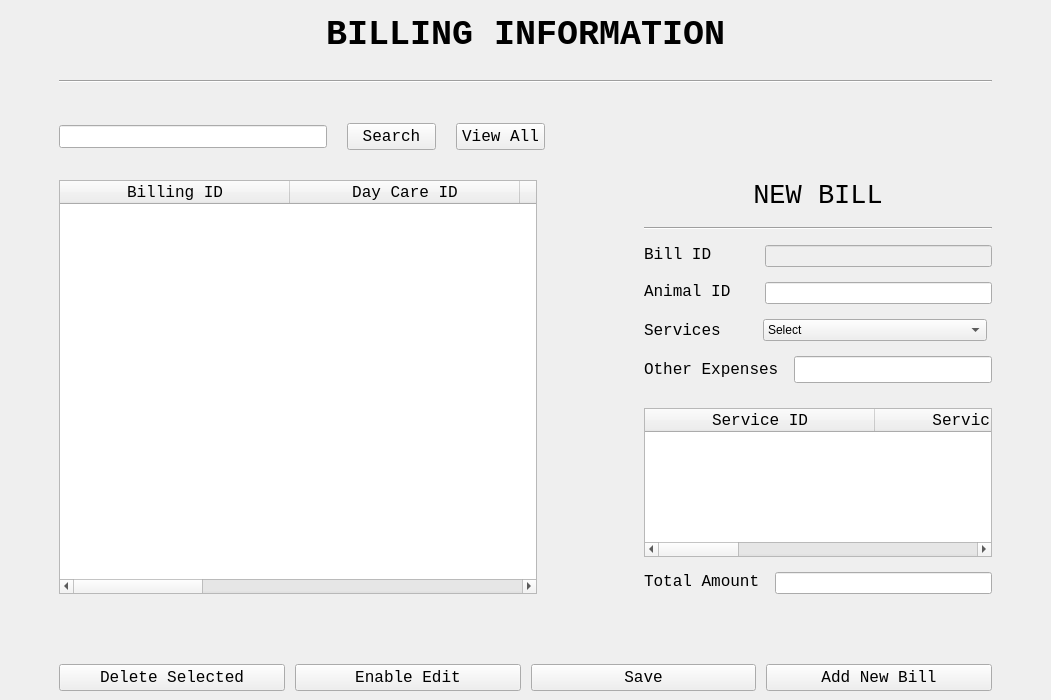
<?xml version="1.0" encoding="UTF-8"?>
<ui version="4.0">
 <class>MainWindow</class>
 <widget class="QMainWindow" name="MainWindow">
  <property name="geometry">
   <rect>
    <x>0</x>
    <y>0</y>
    <width>1051</width>
    <height>700</height>
   </rect>
  </property>
  <property name="windowTitle">
   <string>MainWindow</string>
  </property>
  <widget class="QWidget" name="centralwidget">
   <layout class="QVBoxLayout" name="verticalLayout_2">
    <item>
     <layout class="QVBoxLayout" name="verticalLayout_4" stretch="0,0,10,90,0,10">
      <property name="spacing">
       <number>20</number>
      </property>
      <property name="leftMargin">
       <number>50</number>
      </property>
      <property name="topMargin">
       <number>0</number>
      </property>
      <property name="rightMargin">
       <number>50</number>
      </property>
      <property name="bottomMargin">
       <number>0</number>
      </property>
      <item>
       <layout class="QVBoxLayout" name="verticalLayout">
        <property name="leftMargin">
         <number>5</number>
        </property>
        <property name="topMargin">
         <number>5</number>
        </property>
        <property name="rightMargin">
         <number>5</number>
        </property>
        <property name="bottomMargin">
         <number>5</number>
        </property>
        <item>
         <widget class="QLabel" name="ServiceLebel1">
          <property name="font">
           <font>
            <family>Courier New</family>
            <pointsize>26</pointsize>
            <weight>75</weight>
            <bold>true</bold>
           </font>
          </property>
          <property name="text">
           <string>BILLING INFORMATION</string>
          </property>
          <property name="alignment">
           <set>Qt::AlignCenter</set>
          </property>
         </widget>
        </item>
       </layout>
      </item>
      <item>
       <widget class="Line" name="line">
        <property name="orientation">
         <enum>Qt::Horizontal</enum>
        </property>
       </widget>
      </item>
      <item>
       <layout class="QHBoxLayout" name="horizontalLayout" stretch="30,10,10,50">
        <property name="topMargin">
         <number>20</number>
        </property>
        <property name="rightMargin">
         <number>0</number>
        </property>
        <property name="bottomMargin">
         <number>10</number>
        </property>
        <item>
         <widget class="QLineEdit" name="line_bill_search">
          <property name="font">
           <font>
            <pointsize>10</pointsize>
           </font>
          </property>
         </widget>
        </item>
        <item>
         <widget class="QPushButton" name="line_bill_view_all">
          <property name="font">
           <font>
            <family>Courier New</family>
            <pointsize>12</pointsize>
           </font>
          </property>
          <property name="cursor">
           <cursorShape>PointingHandCursor</cursorShape>
          </property>
          <property name="text">
           <string>Search</string>
          </property>
         </widget>
        </item>
        <item>
         <widget class="QPushButton" name="button_bill_view_all">
          <property name="font">
           <font>
            <family>Courier New</family>
            <pointsize>12</pointsize>
           </font>
          </property>
          <property name="cursor">
           <cursorShape>PointingHandCursor</cursorShape>
          </property>
          <property name="text">
           <string>View All</string>
          </property>
         </widget>
        </item>
        <item>
         <spacer name="horizontalSpacer_3">
          <property name="orientation">
           <enum>Qt::Horizontal</enum>
          </property>
          <property name="sizeHint" stdset="0">
           <size>
            <width>40</width>
            <height>20</height>
           </size>
          </property>
         </spacer>
        </item>
       </layout>
      </item>
      <item>
       <layout class="QHBoxLayout" name="horizontalLayout_8" stretch="55,10,40">
        <item>
         <widget class="QTableWidget" name="table_bill">
          <property name="minimumSize">
           <size>
            <width>449</width>
            <height>0</height>
           </size>
          </property>
          <property name="font">
           <font>
            <family>Courier New</family>
            <pointsize>12</pointsize>
           </font>
          </property>
          <property name="selectionMode">
           <enum>QAbstractItemView::SingleSelection</enum>
          </property>
          <property name="selectionBehavior">
           <enum>QAbstractItemView::SelectRows</enum>
          </property>
          <attribute name="horizontalHeaderDefaultSectionSize">
           <number>230</number>
          </attribute>
          <attribute name="verticalHeaderVisible">
           <bool>false</bool>
          </attribute>
          <column>
           <property name="text">
            <string>Billing ID</string>
           </property>
           <property name="font">
            <font>
             <family>Courier New</family>
             <pointsize>12</pointsize>
            </font>
           </property>
          </column>
          <column>
           <property name="text">
            <string>Day Care ID</string>
           </property>
           <property name="font">
            <font>
             <family>Courier New</family>
             <pointsize>12</pointsize>
            </font>
           </property>
          </column>
          <column>
           <property name="text">
            <string>Appointment ID</string>
           </property>
           <property name="font">
            <font>
             <family>Courier New</family>
             <pointsize>12</pointsize>
            </font>
           </property>
          </column>
          <column>
           <property name="text">
            <string>Payment Date</string>
           </property>
           <property name="font">
            <font>
             <family>Courier New</family>
             <pointsize>12</pointsize>
            </font>
           </property>
          </column>
          <column>
           <property name="text">
            <string>Total Amount</string>
           </property>
           <property name="font">
            <font>
             <family>Courier New</family>
             <pointsize>12</pointsize>
            </font>
           </property>
          </column>
          <column>
           <property name="text">
            <string>Adjustment</string>
           </property>
           <property name="font">
            <font>
             <family>Courier New</family>
             <pointsize>12</pointsize>
            </font>
           </property>
          </column>
          <column>
           <property name="text">
            <string>Status</string>
           </property>
           <property name="font">
            <font>
             <family>Courier New</family>
             <pointsize>12</pointsize>
            </font>
           </property>
          </column>
         </widget>
        </item>
        <item>
         <spacer name="horizontalSpacer">
          <property name="orientation">
           <enum>Qt::Horizontal</enum>
          </property>
          <property name="sizeHint" stdset="0">
           <size>
            <width>40</width>
            <height>20</height>
           </size>
          </property>
         </spacer>
        </item>
        <item>
         <layout class="QVBoxLayout" name="verticalLayout_5">
          <property name="spacing">
           <number>15</number>
          </property>
          <item>
           <layout class="QVBoxLayout" name="verticalLayout_6">
            <item>
             <widget class="QLabel" name="label">
              <property name="sizePolicy">
               <sizepolicy hsizetype="Preferred" vsizetype="Preferred">
                <horstretch>0</horstretch>
                <verstretch>0</verstretch>
               </sizepolicy>
              </property>
              <property name="font">
               <font>
                <family>Courier New</family>
                <pointsize>20</pointsize>
               </font>
              </property>
              <property name="text">
               <string>NEW BILL</string>
              </property>
              <property name="alignment">
               <set>Qt::AlignCenter</set>
              </property>
             </widget>
            </item>
            <item>
             <widget class="Line" name="line_2">
              <property name="orientation">
               <enum>Qt::Horizontal</enum>
              </property>
             </widget>
            </item>
           </layout>
          </item>
          <item>
           <layout class="QHBoxLayout" name="horizontalLayout_2" stretch="30,64">
            <item>
             <widget class="QLabel" name="ServiceIdLebel">
              <property name="sizePolicy">
               <sizepolicy hsizetype="Preferred" vsizetype="Preferred">
                <horstretch>0</horstretch>
                <verstretch>0</verstretch>
               </sizepolicy>
              </property>
              <property name="font">
               <font>
                <family>Courier New</family>
                <pointsize>12</pointsize>
               </font>
              </property>
              <property name="text">
               <string>Bill ID</string>
              </property>
              <property name="alignment">
               <set>Qt::AlignLeading|Qt::AlignLeft|Qt::AlignTop</set>
              </property>
             </widget>
            </item>
            <item>
             <widget class="QLineEdit" name="line_bill_id">
              <property name="enabled">
               <bool>false</bool>
              </property>
              <property name="sizePolicy">
               <sizepolicy hsizetype="Expanding" vsizetype="Preferred">
                <horstretch>0</horstretch>
                <verstretch>0</verstretch>
               </sizepolicy>
              </property>
             </widget>
            </item>
           </layout>
          </item>
          <item>
           <layout class="QHBoxLayout" name="horizontalLayout_3" stretch="30,64">
            <item>
             <widget class="QLabel" name="ServiceNameLebel">
              <property name="sizePolicy">
               <sizepolicy hsizetype="Preferred" vsizetype="Preferred">
                <horstretch>0</horstretch>
                <verstretch>0</verstretch>
               </sizepolicy>
              </property>
              <property name="font">
               <font>
                <family>Courier New</family>
                <pointsize>12</pointsize>
               </font>
              </property>
              <property name="text">
               <string>Animal ID</string>
              </property>
              <property name="alignment">
               <set>Qt::AlignLeading|Qt::AlignLeft|Qt::AlignTop</set>
              </property>
             </widget>
            </item>
            <item>
             <widget class="QLineEdit" name="line_animal_id">
              <property name="sizePolicy">
               <sizepolicy hsizetype="Expanding" vsizetype="Preferred">
                <horstretch>0</horstretch>
                <verstretch>0</verstretch>
               </sizepolicy>
              </property>
             </widget>
            </item>
           </layout>
          </item>
          <item>
           <layout class="QHBoxLayout" name="horizontalLayout_5" stretch="7,15">
            <property name="rightMargin">
             <number>5</number>
            </property>
            <property name="bottomMargin">
             <number>0</number>
            </property>
            <item>
             <widget class="QLabel" name="AvailabilityLebel">
              <property name="sizePolicy">
               <sizepolicy hsizetype="Preferred" vsizetype="Preferred">
                <horstretch>0</horstretch>
                <verstretch>0</verstretch>
               </sizepolicy>
              </property>
              <property name="font">
               <font>
                <family>Courier New</family>
                <pointsize>12</pointsize>
               </font>
              </property>
              <property name="text">
               <string>Services</string>
              </property>
             </widget>
            </item>
            <item>
             <widget class="QComboBox" name="cb_services">
              <property name="sizePolicy">
               <sizepolicy hsizetype="Preferred" vsizetype="Preferred">
                <horstretch>0</horstretch>
                <verstretch>0</verstretch>
               </sizepolicy>
              </property>
              <item>
               <property name="text">
                <string>Select</string>
               </property>
              </item>
              <item>
               <property name="text">
                <string>New Item</string>
               </property>
              </item>
              <item>
               <property name="text">
                <string>New Item</string>
               </property>
              </item>
              <item>
               <property name="text">
                <string>New Item</string>
               </property>
              </item>
             </widget>
            </item>
           </layout>
          </item>
          <item>
           <layout class="QHBoxLayout" name="horizontalLayout_7" stretch="7,15">
            <property name="bottomMargin">
             <number>10</number>
            </property>
            <item>
             <widget class="QLabel" name="label_2">
              <property name="font">
               <font>
                <family>Courier New</family>
                <pointsize>12</pointsize>
               </font>
              </property>
              <property name="text">
               <string>Other Expenses</string>
              </property>
             </widget>
            </item>
            <item>
             <widget class="QLineEdit" name="line_other_expenses">
              <property name="font">
               <font>
                <family>Courier New</family>
                <pointsize>12</pointsize>
               </font>
              </property>
             </widget>
            </item>
           </layout>
          </item>
          <item>
           <layout class="QHBoxLayout" name="horizontalLayout_6" stretch="15">
            <item>
             <layout class="QHBoxLayout" name="horizontalLayout_20">
              <item>
               <widget class="QTableWidget" name="table_show_service">
                <property name="font">
                 <font>
                  <family>Courier New</family>
                  <pointsize>10</pointsize>
                 </font>
                </property>
                <property name="selectionMode">
                 <enum>QAbstractItemView::SingleSelection</enum>
                </property>
                <property name="selectionBehavior">
                 <enum>QAbstractItemView::SelectRows</enum>
                </property>
                <attribute name="horizontalHeaderDefaultSectionSize">
                 <number>230</number>
                </attribute>
                <attribute name="verticalHeaderVisible">
                 <bool>false</bool>
                </attribute>
                <column>
                 <property name="text">
                  <string>Service ID</string>
                 </property>
                 <property name="font">
                  <font>
                   <family>Courier New</family>
                   <pointsize>12</pointsize>
                  </font>
                 </property>
                </column>
                <column>
                 <property name="text">
                  <string>Service Name</string>
                 </property>
                 <property name="font">
                  <font>
                   <family>Courier New</family>
                   <pointsize>12</pointsize>
                  </font>
                 </property>
                </column>
                <column>
                 <property name="text">
                  <string>Cost</string>
                 </property>
                 <property name="font">
                  <font>
                   <family>Courier New</family>
                   <pointsize>12</pointsize>
                  </font>
                 </property>
                </column>
                <column>
                 <property name="text">
                  <string>Details</string>
                 </property>
                 <property name="font">
                  <font>
                   <family>Courier New</family>
                   <pointsize>12</pointsize>
                  </font>
                 </property>
                </column>
               </widget>
              </item>
             </layout>
            </item>
           </layout>
          </item>
          <item>
           <layout class="QHBoxLayout" name="horizontalLayout_4" stretch="30,64">
            <item>
             <widget class="QLabel" name="CostLebel">
              <property name="font">
               <font>
                <family>Courier New</family>
                <pointsize>12</pointsize>
               </font>
              </property>
              <property name="text">
               <string>Total Amount</string>
              </property>
              <property name="alignment">
               <set>Qt::AlignLeading|Qt::AlignLeft|Qt::AlignTop</set>
              </property>
             </widget>
            </item>
            <item>
             <widget class="QLineEdit" name="line_bill_cost">
              <property name="sizePolicy">
               <sizepolicy hsizetype="Expanding" vsizetype="Preferred">
                <horstretch>0</horstretch>
                <verstretch>0</verstretch>
               </sizepolicy>
              </property>
             </widget>
            </item>
           </layout>
          </item>
         </layout>
        </item>
       </layout>
      </item>
      <item>
       <spacer name="verticalSpacer">
        <property name="orientation">
         <enum>Qt::Vertical</enum>
        </property>
        <property name="sizeHint" stdset="0">
         <size>
          <width>20</width>
          <height>40</height>
         </size>
        </property>
       </spacer>
      </item>
      <item>
       <layout class="QHBoxLayout" name="horizontalLayout_9">
        <property name="spacing">
         <number>10</number>
        </property>
        <property name="topMargin">
         <number>10</number>
        </property>
        <item>
         <widget class="QPushButton" name="button_bill_delete">
          <property name="font">
           <font>
            <family>Courier New</family>
            <pointsize>12</pointsize>
           </font>
          </property>
          <property name="cursor">
           <cursorShape>PointingHandCursor</cursorShape>
          </property>
          <property name="text">
           <string>Delete Selected</string>
          </property>
         </widget>
        </item>
        <item>
         <widget class="QPushButton" name="button_bill_cancel">
          <property name="font">
           <font>
            <family>Courier New</family>
            <pointsize>12</pointsize>
           </font>
          </property>
          <property name="cursor">
           <cursorShape>PointingHandCursor</cursorShape>
          </property>
          <property name="text">
           <string>Enable Edit</string>
          </property>
         </widget>
        </item>
        <item>
         <widget class="QPushButton" name="button_bill_save">
          <property name="font">
           <font>
            <family>Courier New</family>
            <pointsize>12</pointsize>
           </font>
          </property>
          <property name="cursor">
           <cursorShape>PointingHandCursor</cursorShape>
          </property>
          <property name="text">
           <string>Save</string>
          </property>
         </widget>
        </item>
        <item>
         <widget class="QPushButton" name="button_bill_add">
          <property name="font">
           <font>
            <family>Courier New</family>
            <pointsize>12</pointsize>
           </font>
          </property>
          <property name="cursor">
           <cursorShape>PointingHandCursor</cursorShape>
          </property>
          <property name="text">
           <string>Add New Bill</string>
          </property>
         </widget>
        </item>
       </layout>
      </item>
     </layout>
    </item>
   </layout>
  </widget>
 </widget>
 <resources/>
 <connections/>
</ui>
